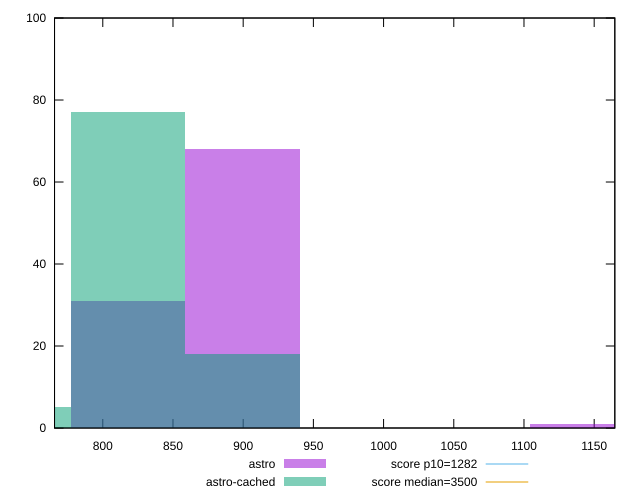

gnuplot code for this plot:
reset

$astro <<EOF
1145.0905685986822 1
899.7140181846789 68
817.9218347133445 31
EOF

$astroCached <<EOF
899.7140181846789 18
817.9218347133445 77
736.1296512420101 5
EOF

set key outside below
set boxwidth 81.79218347133445
set xrange [765.6360000000004:1164.7000000000005]
set yrange [0:100]
set trange [0:100]
set style fill transparent solid 0.5 noborder

set parametric
set terminal svg size 640, 500 enhanced background rgb 'white'
set output "reports/report_00033_2021-03-01T14-23-16.841Z/bootup-time/comparison/histogram/0_vs_1.svg"

plot $astro title "astro" with boxes, \
     $astroCached title "astro-cached" with boxes, \
     1282,t title "score p10=1282", \
     3500,t title "score median=3500"

reset
